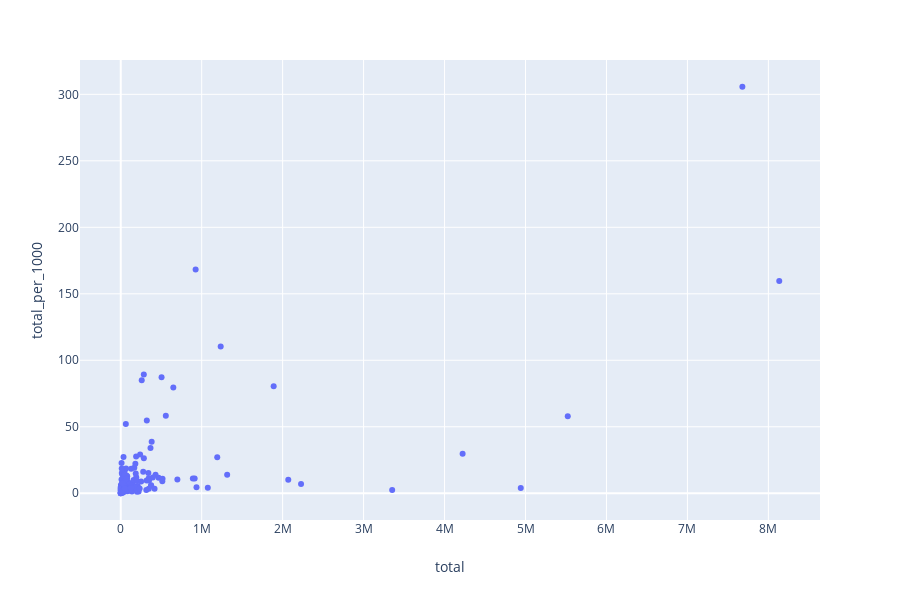

Here is the notebook cell this chart was saved with:
### Code cell
px.scatter(df, 'total', 'total_per_1000', hover_name='country')

### Figure 1 — Plotly figure (JSON) as saved in the notebook; plotly's stock layout.template omitted (floating-point values rounded to 4 significant figures; data arrays with more than 128 entries replaced by an {"elided": "..."} marker saying what was removed)
{"data": [{"hovertemplate": "<b>%{hovertext}</b><br><br>total=%{x}<br>total_per_1000=%{y}<extra></extra>", "hovertext": {"elided": "172 str values"}, "legendgroup": "", "marker": {"color": "#636efa", "symbol": "circle"}, "mode": "markers", "name": " ", "showlegend": false, "type": "scatter", "uid": "bc536215-4488-4fdb-845a-55e07581814f", "x": {"elided": "172 str values"}, "xaxis": "x", "y": {"elided": "172 float values"}, "yaxis": "y"}], "layout": {"grid": {"xaxes": ["x"], "xgap": 0.1, "xside": "bottom", "yaxes": ["y"], "ygap": 0.1, "yside": "left"}, "height": 600, "legend": {"tracegroupgap": 0}, "margin": {"t": 60}, "xaxis": {"title": {"text": "total"}}, "yaxis": {"title": {"text": "total_per_1000"}}}}
